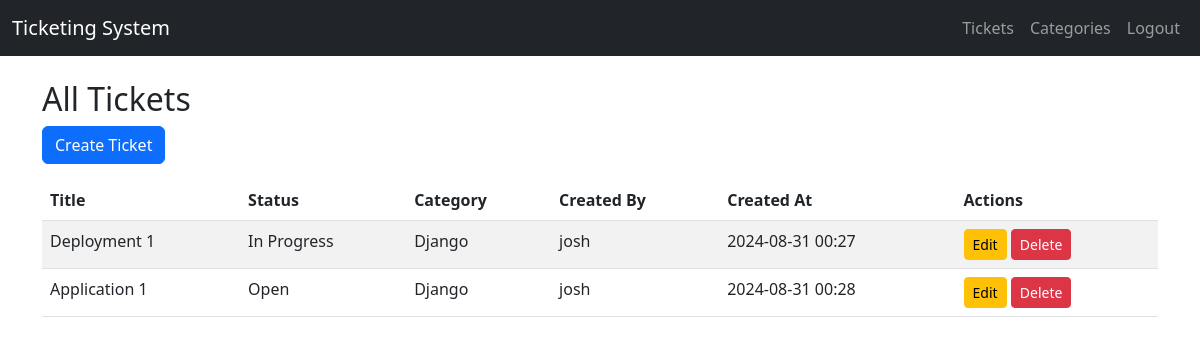
Page /tickets/ (signed in) on the committed database.
### tickets/models.py (models this page shows, shortened)
class Ticket(models.Model):
    title = models.CharField(max_length=255)
    description = models.TextField()
    created_at = models.DateTimeField(auto_now_add=True)
    updated_at = models.DateTimeField(auto_now=True)
    created_by = models.ForeignKey(User, on_delete=models.CASCADE)
    status = models.CharField(max_length=50, choices=[
        ('open', 'Open'),
        ('in_progress', 'In Progress'),
        ('closed', 'Closed')
    ], default='open')
    category = models.ForeignKey(
        Category, on_delete=models.SET_NULL, null=True, blank=True)

class Category(models.Model):
    name = models.CharField(max_length=255)
    description = models.TextField(blank=True, null=True)

class User(AbstractUser):
    profile_picture = models.ImageField(
        upload_to='profile_pictures/', blank=True, null=True)
    groups = models.ManyToManyField(
        Group,
        related_name='custom_user_set',  # Change related_name to avoid clash
        blank=True,
        help_text='The groups this user belongs to.',
        verbose_name='groups',
    )
    user_permissions = models.ManyToManyField(
        Permission,
        related_name='custom_user_permissions_set',
        blank=True,
        help_text='Specific permissions for this user.',
        verbose_name='user permissions',
    )

### tickets/views.py (the view)
# urls.py: path('tickets/', views.ticket_list_view, name='ticket-list'),
@login_required
def ticket_list_view(request):
    tickets = Ticket.objects.all()
    categories = Category.objects.all()
    return render(request, 'tickets/ticket_list.html', {'tickets': tickets, 'categories': categories})

### tickets/templates/tickets/ticket_list.html (shortened to what this page needs)
{% extends 'base.html' %}
{% load crispy_forms_tags %}
{% block content %}
<h2>All Tickets</h2>
<button type="button" class="btn btn-primary mb-3" data-bs-toggle="modal" data-bs-target="#createTicketModal">
    Create Ticket
</button>
<table class="table table-striped">
    <thead>
        <tr>
            <th>Title</th>
            <th>Status</th>
            <th>Category</th>
            <th>Created By</th>
            <th>Created At</th>
            <th>Actions</th>
        </tr>
    </thead>
    <tbody>
        {% for ticket in tickets %}
        <tr>
            <td>{{ ticket.title }}</td>
            <td>{{ ticket.get_status_display }}</td>
            <td>{% if ticket.category %}
                    {{ ticket.category.name }}
                {% else %}
                    N/A
                {% endif %}
        </td>
            <td>{{ ticket.created_by.username }}</td>
            <td>{{ ticket.created_at|date:"Y-m-d H:i" }}</td>
            <td>
                <button type="button" class="btn btn-sm btn-warning" data-bs-toggle="modal"
                        data-bs-target="#updateTicketModal{{ ticket.pk }}">
                    Edit
                </button>
                <button type="button" class="btn btn-sm btn-danger" data-bs-toggle="modal"
                        data-bs-target="#deleteTicketModal{{ ticket.pk }}">
                    Delete
                </button>
            </td>
        </tr>
        {% endfor %}
    </tbody>
</table>
{% endblock %}

### tickets/templates/base.html (shortened to what this page needs)
<!DOCTYPE html>
<html lang="en">
<head>
    <link href="https://cdn.jsdelivr.net/npm/bootstrap@5.3.0/dist/css/bootstrap.min.css" rel="stylesheet">
    {% load static %}
</head>
<body>
    <nav class="navbar navbar-expand-lg navbar-dark bg-dark">
        <div class="container-fluid">
            <a class="navbar-brand" href="{% url 'dashboard' %}">Ticketing System</a>
            {% if user.is_authenticated %}
            <div class="collapse navbar-collapse" id="navbarNav">
                <ul class="navbar-nav ms-auto">
                    <li class="nav-item">
                        <a class="nav-link" href="{% url 'ticket-list' %}">Tickets</a>
                    </li>
                    <li class="nav-item">
                        <a class="nav-link" href="{% url 'category-list' %}">Categories</a>
                    </li>
                    <li class="nav-item">
                        <a class="nav-link" href="{% url 'logout' %}">Logout</a>
                    </li>
                </ul>
            </div>
            {% endif %}
        </div>
    </nav>
    <div class="container mt-4">
        {% block content %}
        {% endblock %}
    </div>
</body>
</html>

### rows in the picture
Ticket: title "Deployment 1", status "In Progress", category.name "Django", created_by.username "josh", created_at "2024-08-31 00:27"
Ticket: title "Application 1", status "Open", category.name "Django", created_by.username "josh", created_at "2024-08-31 00:28"
